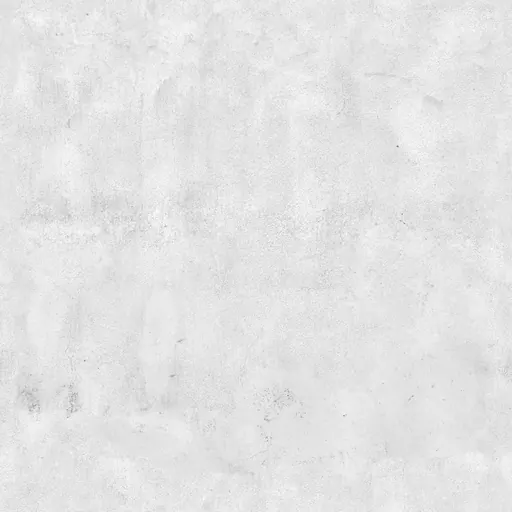
#> input picture commonstreet/tex/plaster_d.webp, 512 x 512 px, found by its file name
$ python headquarters-finishes.py
#> lines starting #> are read from the running program, lines starting #| are printed output that depends on the picture; after the words box and inside, x2 and y2 are one past the last pixel; in counts of white or black regions, pixels touching at a corner belong together
"""Bake the station's paint, aggregate flooring, carpet tile and acoustic panels."""
from pathlib import Path

import numpy as np
from PIL import Image

TEX = Path(__file__).resolve().parents[1] / "tex"
SIZE = 512
rng = np.random.default_rng(311)
y, x = np.mgrid[:SIZE, :SIZE]
photo = np.asarray(Image.open(TEX / "plaster_d.webp").convert("L").resize((SIZE, SIZE)), dtype=float)
grain = (photo - np.mean(photo)) / max(np.std(photo), 1)
grit = rng.normal(0, 1, (SIZE, SIZE))


def bake(name, rgb, relief):
    # Use wrapped differences so the tangent normals match at both tile boundaries.
#> called with name = 'paint'
    du = (np.roll(relief, -1, 1) - np.roll(relief, 1, 1)) / 2
    dv = (np.roll(relief, -1, 0) - np.roll(relief, 1, 0)) / 2
    normal = np.stack((-du, dv, np.ones_like(du)), axis=-1)
    normal /= np.linalg.norm(normal, axis=-1, keepdims=True)
    for suffix, data in (("d", rgb), ("n", (normal + 1) * 127.5)):
        img = Image.fromarray(np.clip(data, 0, 255).astype(np.uint8))
        img.save(TEX / f"hq-{name}_{suffix}.webp", quality=93, method=6)
#> this loop made 2 passes
#> suffix on passes 1 to 2: 'd', 'n'


paint = grain * 3.4 + grit * 1.3
bake("paint", np.array([197, 192, 178]) + paint[..., None], paint * .031)

# Alternating quarter-turn carpet squares show the change in nap at adjoining seams.
turn = ((x // 256 + y // 256) % 2) == 0
along = np.where(turn, x, y)
across = np.where(turn, y, x)
weft = np.sin(along * np.pi / 2) + .42 * np.sin(along * np.pi / 8 + across * np.pi / 128)
nap = np.where(turn, -2, 2) + weft * 4 + grit * 6.5 + grain * 4
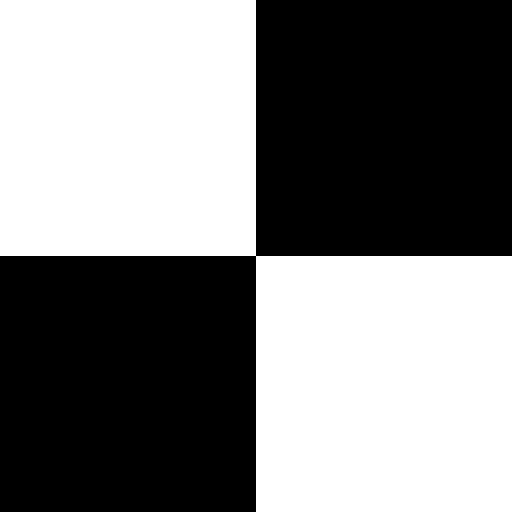
#> turn: shape (512, 512) bool; 50% white; 1 white region, box (x1, y1, x2, y2) and area: (0, 0, 512, 512) 131072
seam = ((x % 256) < 2) | ((y % 256) < 2)
nap[seam] -= 9
#> nap: shape (512, 512) float64; min -88.17, max 36.88, mean -0.1
bake("carpet", np.array([75, 89, 93]) + nap[..., None], nap * .035)
#> the loop in bake (call 2), `for suffix, data in (("d", rgb), ("n", (normal + 1) * 127.5)):` made 2 passes
#> pass 1, in bake (call 2), `img = Image.fromarray(np.clip(data, 0, 255).astype(np.uint8))`:
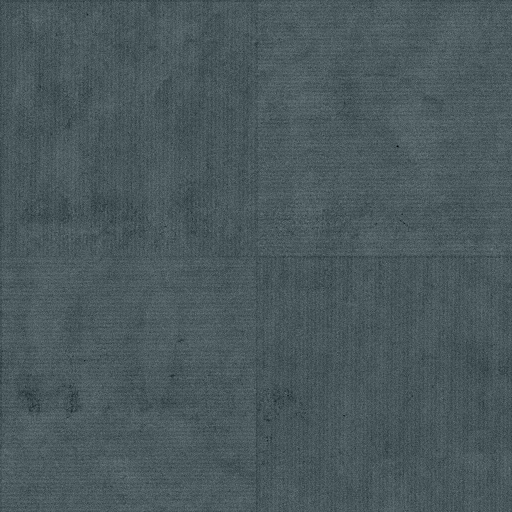
#> img: PIL image 512x512 RGB; mean R, G, B 74.4, 88.4, 92.4

# Fine angular marble chips in a warm grey polished aggregate.
aggregate = np.array([152, 151, 139]) + (grain * 2.6 + grit * 2)[..., None]
chips = [[220, 213, 188], [181, 166, 146], [92, 100, 98], [122, 115, 108], [198, 201, 190]]
for i in range(9000):
    cx, cy = rng.integers(0, SIZE, 2)
    r = rng.choice([1, 2, 2, 3, 4])
    xx, yy = np.mgrid[-r:r + 1, -r:r + 1]
    irregular = ((xx + yy * .27) ** 2 / r ** 2 + yy ** 2 / (r * .72) ** 2) < .95
    ix, iy = (cx + xx[irregular]) % SIZE, (cy + yy[irregular]) % SIZE
    aggregate[iy, ix] = np.array(chips[i % len(chips)]) + grit[iy, ix, None] * 2
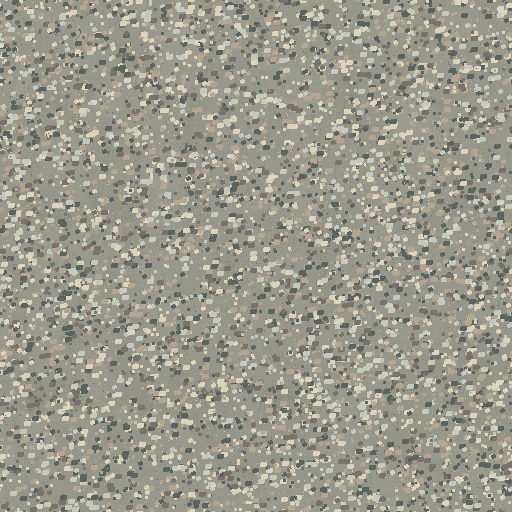
#> aggregate: shape (512, 512, 3) float64; mean of channels 0, 1, 2 156, 154, 141.6; drawn as R, G, B
bake("aggregate", aggregate, grain * .03 + grit * .022)
#> call 3 of bake, with name = 'aggregate'
#> in bake (call 3), `normal = np.stack((-du, dv, np.ones_like(du)), axis=-1)`:
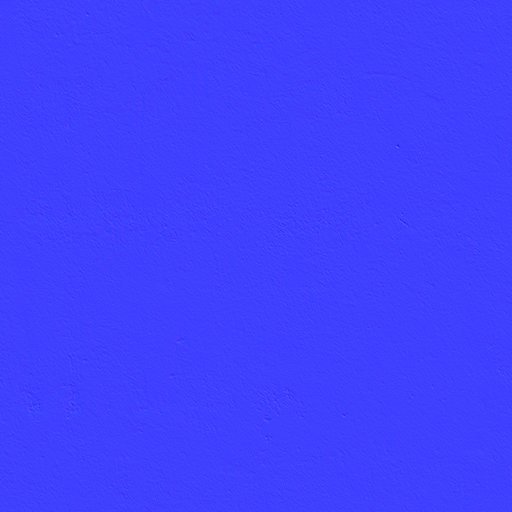
#> normal: shape (512, 512, 3) float64; mean of channels 0, 1, 2 -5.03e-22, -3.98e-20, 1; drawn with min black and max white
#> the loop in bake (call 3), `for suffix, data in (("d", rgb), ("n", (normal + 1) * 127.5)):` made 2 passes

mineral = grit * 1.9 + grain * 2.1
for _ in range(6200):
    cy, cx = rng.integers(0, SIZE, 2)
    length = rng.integers(1, 4)
    mineral[(cy + np.arange(length)) % SIZE, cx] -= rng.integers(12, 50)
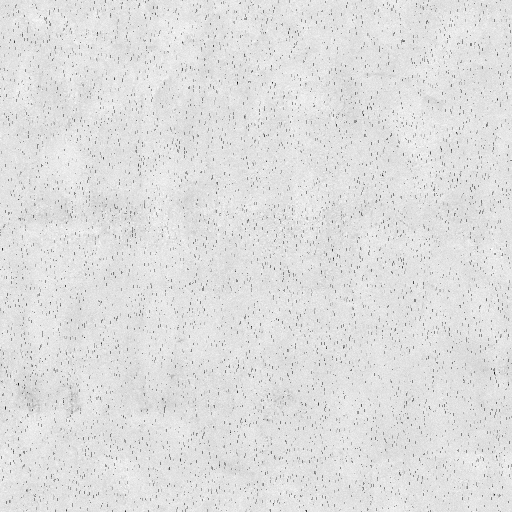
#> mineral: shape (512, 512) float64; min -108, max 13.76, mean -1.44; drawn with min black and max white
bake("acoustic", np.array([190, 188, 174]) + mineral[..., None], mineral * .018)
#> call 4 of bake, with name = 'acoustic'
#> in bake (call 4), `normal /= np.linalg.norm(normal, axis=-1, keepdims=True)`:
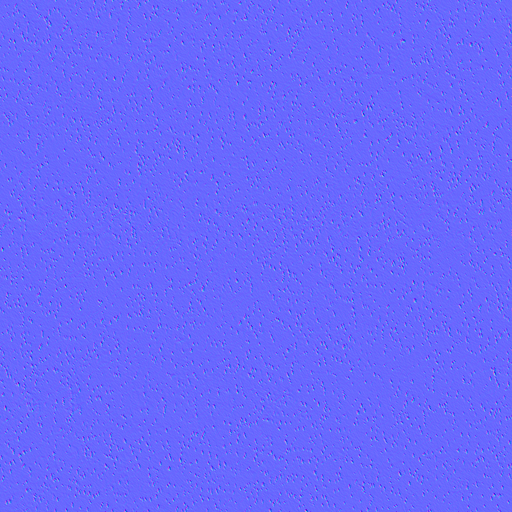
#> normal: shape (512, 512, 3) float64; mean of channels 0, 1, 2 3.06e-06, 2.15e-06, 0.992; drawn with min black and max white
#> the loop in bake (call 4), `for suffix, data in (("d", rgb), ("n", (normal + 1) * 127.5)):` made 2 passes
#> pass 1, in bake (call 4), `img = Image.fromarray(np.clip(data, 0, 255).astype(np.uint8))`:
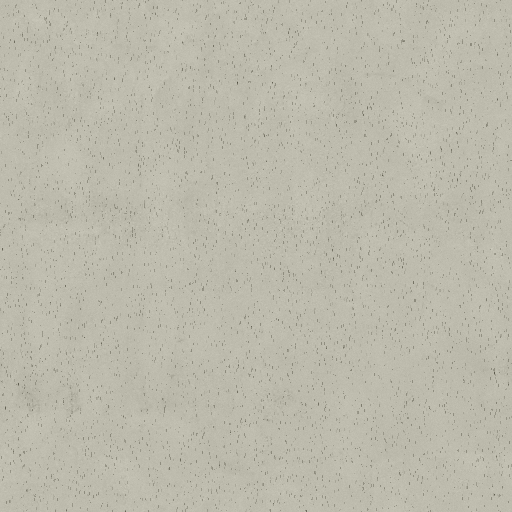
#> img: PIL image 512x512 RGB; mean R, G, B 188.1, 186.1, 172.1
